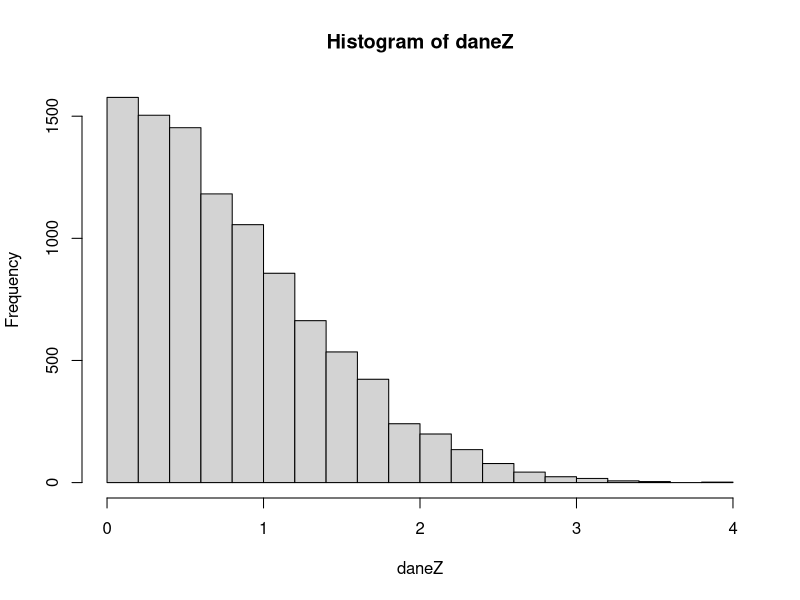
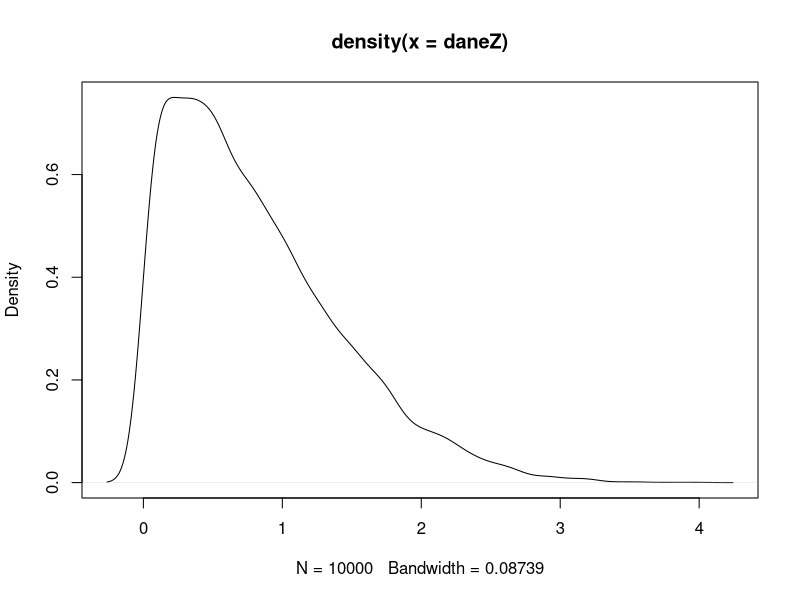

Write R code to recreate these figures, in order.
liczba_prob=10000
liczba_symulacji=10000
daneZ=rep(0, liczba_symulacji)
for( i in 1: liczba_symulacji){
  dane= rnorm(liczba_prob)
  daneX= rnorm(liczba_prob)
  daneY= rnorm(liczba_prob)
  daneZ[i]=abs(mean(daneX)-mean(daneY))*sqrt(liczba_prob/2)
}
hist(daneZ)
plot(density(daneZ))

kwantyl=function(alfa, dane){
  dane1=sort(dane) 
  return (dane1[floor((1-alfa)*length(dane))])
}
A0.1 = kwantyl(0.1, daneZ)
A0.05 = kwantyl(0.05, daneZ)
